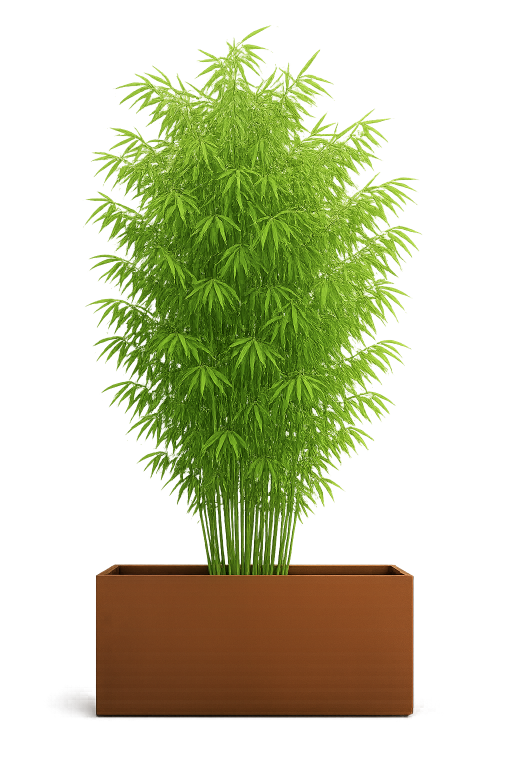
#> input picture rendu/paysage/sujets/bambou_bac.png, 1024 x 1536 px (shown at 1/2 size)
$ python meubles_chroma.py paysage/sujets/bambou_bac.png paysage/sujets/cornouiller_bac.png paysage/sujets/cornouiller_bac.png paysage/sujets/cornouiller_bac.png out.png 5
#> lines starting #> are read from the running program, lines starting #| are printed output that depends on the picture; after the words box and inside, x2 and y2 are one past the last pixel; in counts of white or black regions, pixels touching at a corner belong together
# Mobilier sur une terrasse sans que l'IA redessine la terrasse : le plancher est remplacé par un aplat cyan, l'IA pose les
# meubles dessus (avec leurs ombres), puis on détoure : meubles = ce qui n'est pas cyan ; ombres = assombrissement du cyan,
# reporté sur le vrai plancher. Le plancher (pose, vis, joints) reste celui du produit.
# Usage : OPENAI_API_KEY=... python3 meubles_chroma.py image.jpg terrasse.png pergola_seule.png consigne.txt sortie.jpg [haut=170]
import sys, os, io, json, base64, urllib.request, numpy as np
from PIL import Image, ImageFilter
from scipy import ndimage as ndi
img = Image.open(sys.argv[1]).convert('RGB'); W, H = img.size; haut = int(sys.argv[6]) if len(sys.argv) > 6 else 170
#> after `img = Image.open(sys.argv[1]).convert('RGB')`:
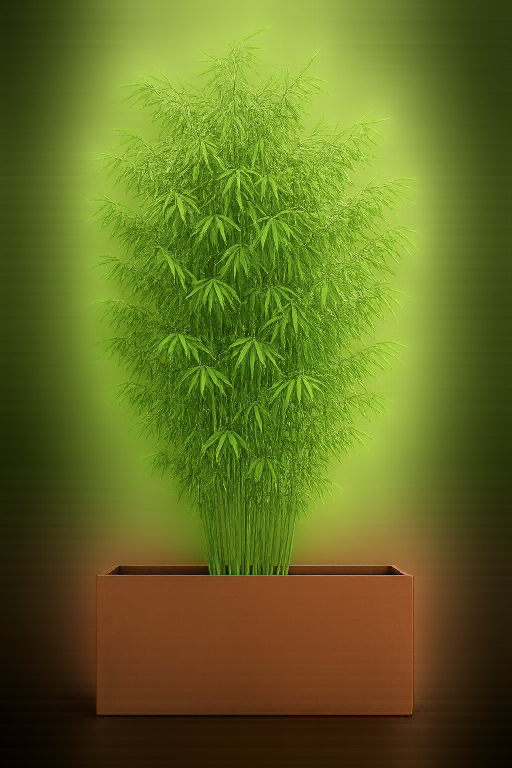
#> img: PIL image 1024x1536 RGB (shown at 1/2 size); mean R, G, B 99.1, 108.8, 34.9
#> after `W, H = img.size`: W = 1024; H = 1536
A = lambda p: np.asarray(Image.open(p).convert('RGBA').resize((W, H)).getchannel('A')) > 160
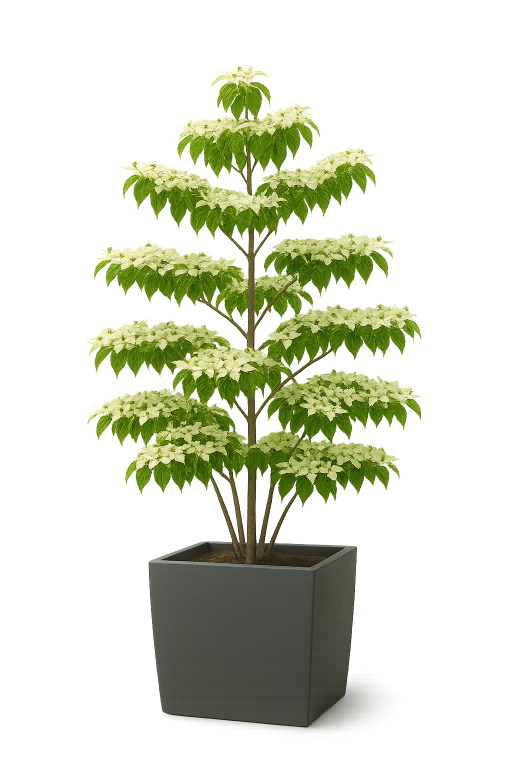
#> input picture rendu/paysage/sujets/cornouiller_bac.png, 1024 x 1536 px (shown at 1/2 size)
deck, per = A(sys.argv[2]), A(sys.argv[3])
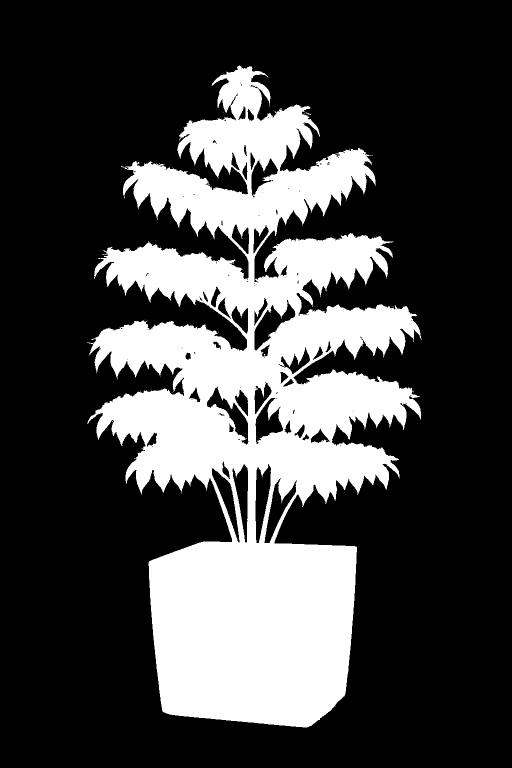
#> deck: shape (1536, 1024) bool (shown at 1/2 size); 26.8% white; 30 white regions (29 under 20 px), largest, box (x1, y1, x2, y2) and area: (174, 131, 843, 1455) 422008
sol = deck & ~per
#> sol: shape (1536, 1024) bool; every value is 0
band = deck.copy()
for x in np.where(deck.any(0))[0]:
    y0 = np.where(deck[:, x])[0].min(); band[max(0, y0 - haut):y0, x] = True
#> this loop made 669 passes
#> y0 on passes 1 to 3: 684, 685, 685
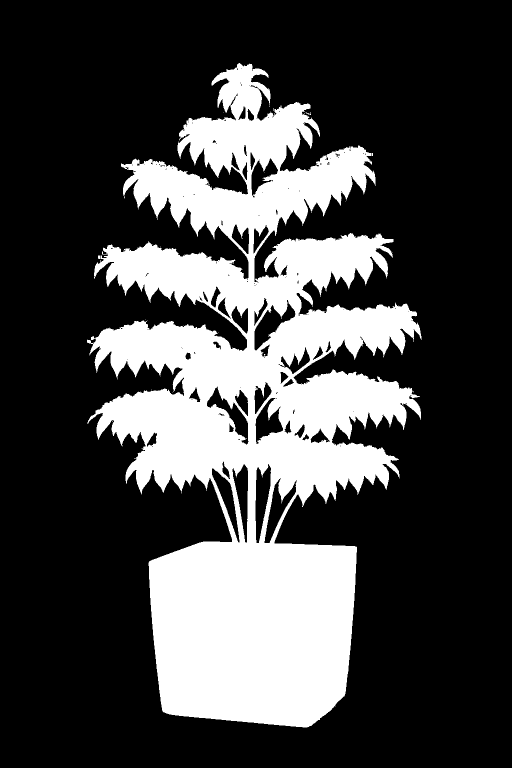
#> band: shape (1536, 1024) bool (shown at 1/2 size); 27% white; 26 white regions (23 under 20 px), largest, box (x1, y1, x2, y2) and area: (174, 126, 843, 1455) 425321, (196, 511, 200, 518) 27, (611, 224, 622, 230) 24
cols = np.where(per.sum(0) > 60)[0]
#> cols = 637 values from 191 to 827
if len(cols):   # meubles seulement entre les poteaux extrêmes de la pergola (jamais sur la façade à côté)
    band[:, :cols.min() + 10] &= False; band[:, cols.max() - 10:] &= False
#> after `band[:, cols.max() - 10:] &= False`:
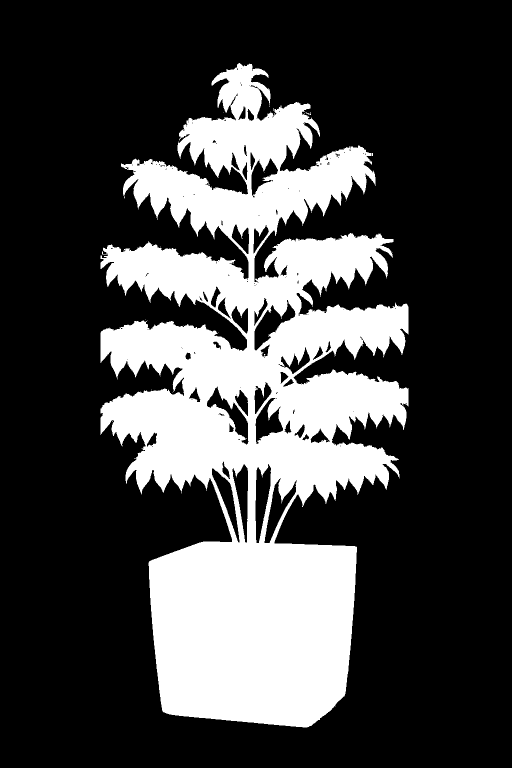
#> band: shape (1536, 1024) bool (shown at 1/2 size); 26.9% white; 25 white regions (23 under 20 px), largest, box (x1, y1, x2, y2) and area: (201, 126, 817, 1455) 422301, (611, 224, 622, 230) 24
edit = band & ~ndi.binary_dilation(per, iterations=6)   # marge autour des poteaux : aucun meuble ne les chevauche
CY = np.array([0, 230, 230], float)
I = np.asarray(img).astype(float); src = I.copy(); src[sol] = CY
x0, y0, x1, y1 = Image.fromarray((band * 255).astype('uint8')).getbbox()
#> x0 = 201; y0 = 126; x1 = 817; y1 = 1455
cw = int(max(x1 - x0, (y1 - y0) * 1.5) * 1.2); ch = int(cw / 1.5); cx, cy_ = (x0 + x1) // 2, (y0 + y1) // 2
#> after `cw = int(max(x1 - x0, (y1 - y0) * 1.5) * 1.2)`: cw = 2392
#> after `ch = int(cw / 1.5)`: ch = 1594
#> after `cx, cy_ = ((x0 + x1) // 2, (y0 + y1) // 2)`: cx = 509; cy_ = 790
bx = (max(0, cx - cw // 2), max(0, cy_ - ch // 2)); box = (bx[0], bx[1], min(W, bx[0] + cw), min(H, bx[1] + ch))
#> after `bx = (max(0, cx - cw // 2), max(0, cy_ - ch // 2))`: bx = (0, 0)
#> after `box = (bx[0], bx[1], min(W, bx[0] + cw), min(H, bx[1] + ch))`: box = (0, 0, 1024, 1536)
S = Image.fromarray(src.astype('uint8')); crop = S.crop(box); em = Image.fromarray((edit * 255).astype('uint8')).crop(box)
mask = crop.convert('RGBA'); mask.putalpha(em.point(lambda v: 0 if v else 255))
def png(im):
    b = io.BytesIO(); im.save(b, 'PNG'); return b.getvalue()
Z = (1536, 1024); bd = 'cgb'
def prt(n, v, fn=None, ct=None):
    h = f'--{bd}\r\nContent-Disposition: form-data; name="{n}"' + (f'; filename="{fn}"' if fn else '') + '\r\n' + (f'Content-Type: {ct}\r\n' if ct else '')
    return h.encode() + b'\r\n' + (v if isinstance(v, bytes) else v.encode()) + b'\r\n'
ia_p = sys.argv[5].replace('.jpg', '_ia.png'); crop.save(sys.argv[5].replace('.jpg', '_entree.png'))
if os.environ.get('REPRENDRE') and os.path.exists(ia_p): gen = Image.open(ia_p).convert('RGB')
else:
#> (the run stopped early here; a loop or call above may not have finished)
